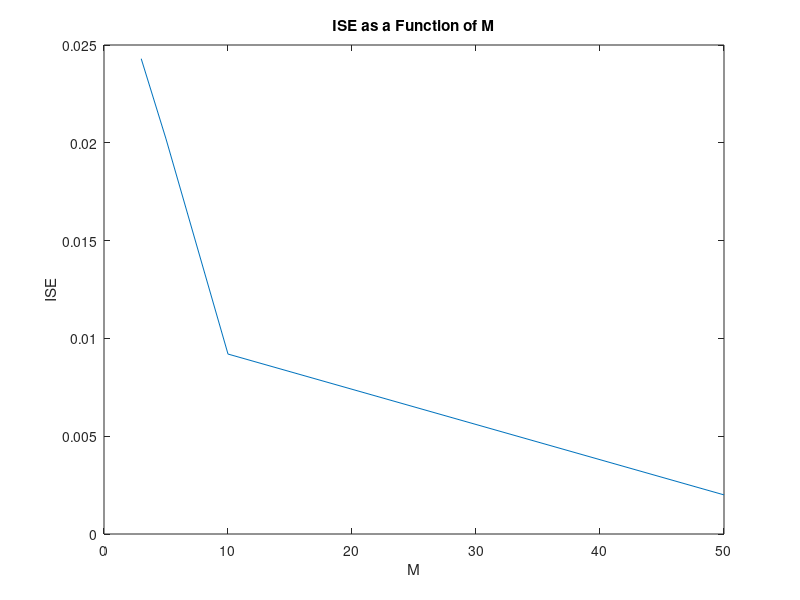

Write the MATLAB code that produced this figure.
ISE = [ 0.0243  0.0202 0.0092 0.0020];
M = [3 5 10 50];

plot(M,ISE)
xlabel('M');
ylabel('ISE');
title('ISE as a Function of M')

